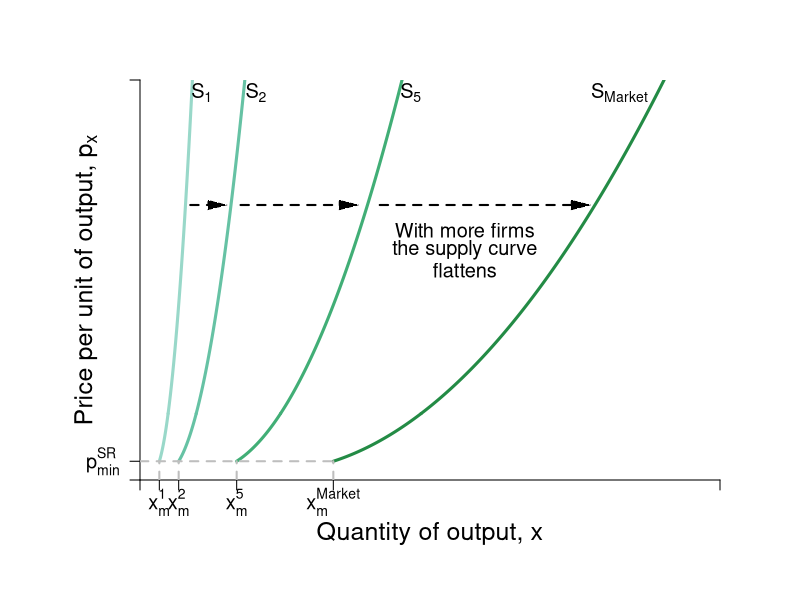

This figure's R source:
#Graph Designer: Simon Halliday
#Authors: Bowles, Foley and Halliday
#Title: Coordination, Conflict and Competition: A Text in Microeconomics

require(shape)
pdf(file = "firmmarketsupply/supply_upward_market_cube.pdf", width = 9, height = 7)

#Set parameters for graphics
axislabelsize <- 1.5
labelsize <- 1.2
graphlinewidth <- 3
segmentlinewidth <- 2

COL <- c("#7fc97f", "#beaed4", "#fdc086", "#ffff99", "#386cb0", "#f0027f", "#bf5b17", "#666666")
COLA <- c("#e0f3db", "#99d8c9","#66c2a4","#41ae76", "#238b45", "#005824")
COLB <- c("#c6dbef", "#4eb3d3", "#2b8cbe", "#0868ac","#084081")

#Edited the margins to cater for the larger LHS labels
par(mar =  c(6, 7, 4, 4))

AvgRevenue <- function(x, rmax = 12, xmax = 12){
  rmax - (rmax/xmax)*x
}

MRevenue <- function(x, rmax = 12, xmax = 12){
  rmax - 2*(rmax/xmax)*x
}

Cost <- function(x, c0 = 6, c1 = 2, c2 = -0.5, c3 = 0.3){
  c0 + c1*x + c2*x^2 + c3*x^3 
}

AvgCost <- function(x, c0 = 6, c1 = 2, c2 = -1, c3 = 0.2){
  c0/x + c1 + c2*x + c3*x^2
}

AvgVarCost <- function(x, c0 = 6, c1 = 2, c2 = -1, c3 = 0.2){
  c1 + c2*x + c3*x^2
}

MCost <- function(x, c1 = 2, c2 = -1, c3 = 0.2){
  c1 + 2*c2*x + 3*c3*x^2
}

TwoFirmMCost <- function(x, c1 = 2, c2 = -1/2, c3 = 0.2/4){
  c1 + 2*c2*x + 3*c3*x^2
}

FiveFirmMCost <- function(x, c1 = 2, c2 = -1/5, c3 = 0.2/25){
  c1 + 2*c2*x + 3*c3*x^2
}

MarketMCost <- function(x, c1 = 2, c2 = -1/10, c3 = 0.2/100){
  c1 + 2*c2*x + 3*c3*x^2
}

xlims <- c(0, 75)
ylims <- c(0, 16)

npts <- 501 

plot(0, 0, xlim = xlims, ylim = ylims, type = "n",
     xlab = expression(paste("")),
     ylab = expression(paste("")), 
     xaxt = "n", 
     yaxt = "n", 
     cex.lab = axislabelsize, 
     bty = "n",
     xaxs="i", 
     yaxs="i")

# ticksy <- seq(from = ylims[1], to = ylims[2], by = 1)
# ylabels <- seq(from = ylims[1], to = ylims[2], by = 1)
# ticksx <- seq(from = xlims[1], to = xlims[2], by = 1)
# xlabels <- seq(from = xlims[1], to = xlims[2], by = 1)
ticksy <- c(0, MCost(x = 2.5), ylims[2])
ylabels <- c(NA,  expression(paste(p[min]^{SR})), NA)
ticksx <- c(0, 2.5, 2.5*2, 2.5*5, 2.5*10, xlims[2])
xlabels <- c(NA, expression(paste(x[m]^{1})),  expression(paste(x[m]^{2})),  expression(paste(x[m]^{5})), expression(paste(x[m]^{Market})), NA)

axis(1, at = ticksx, pos = 0, labels = xlabels, cex.axis = labelsize)
axis(2, at = ticksy, pos = 0, labels = ylabels, las = 1, cex.axis = labelsize)

npts <- 500 
xx1 <- seq(xlims[1], xlims[2], length.out = npts)
xx2 <- seq(5/2, 3.63514, length.out = npts)
xx3 <- seq(3.63514, xlims[2], length.out = npts)
xx4 <- seq(3.63514*2, xlims[2], length.out = npts)
xx5 <- seq(3.63514*5, xlims[2], length.out = npts)
xx6 <- seq(3.63514*10, xlims[2], length.out = npts)


xx7 <- seq(2.5, 3.63514, length.out = npts)
xx8 <- seq(2.5*2, 3.63514*2, length.out = npts)
xx9 <- seq(2.5*5, 3.63514*5, length.out = npts)
xx10 <- seq(2.5*10, 3.63514*10, length.out = npts)


#lines(xx1, AvgCost(xx1), col = COLA[6], lwd = graphlinewidth)
#lines(xx1, AvgVarCost(xx1), col = COLA[5], lwd = graphlinewidth)
lines(xx3, MCost(xx3), col = COLA[2], lwd = graphlinewidth)
lines(xx4, TwoFirmMCost(xx4), col = COLA[3], lwd = graphlinewidth)
lines(xx5, FiveFirmMCost(xx5), col = COLA[4], lwd = graphlinewidth)
lines(xx6, MarketMCost(xx6), col = COLA[5], lwd = graphlinewidth)
lines(xx7, MCost(xx7), col = COLA[2], lwd = graphlinewidth)
lines(xx8, TwoFirmMCost(xx8), col = COLA[3], lwd = graphlinewidth)
lines(xx9, FiveFirmMCost(xx9), col = COLA[4], lwd = graphlinewidth)
lines(xx10, MarketMCost(xx10), col = COLA[5], lwd = graphlinewidth)

#Label the axes
mtext(expression(paste("Quantity of output, ", x)), side = 1, line = 2.5, cex = axislabelsize)
text(-7, 0.5*ylims[2], expression(paste("Price per unit of output, ", p[x])), xpd = TRUE, cex = axislabelsize, srt = 90) 

#Label curves
# text(6.1, 4.9, expression(paste(ac(x))), cex = labelsize)
# text(7.5, 4.9, expression(paste(avc(x))), cex = labelsize)
text(8, 15.5, expression(paste(S[1])), cex = labelsize)
text(15, 15.5, expression(paste(S[2])), cex = labelsize)
text(35, 15.5, expression(paste(S[5])), cex = labelsize)
text(62, 15.5, expression(paste(S[Market])), cex = labelsize)

#text(9, 8.5, expression(paste("curve for")), cex = labelsize)
#text(9, 9, expression(paste("1 firm")), cex = labelsize)

#text(8, 8, expression(paste(mc(x))), cex = labelsize)


text(42, 10, expression(paste("With more firms")), cex = labelsize)
text(42, 9.2, expression(paste("the supply curve")), cex = labelsize)
text(42, 8.4, expression(paste("flattens")), cex = labelsize)
Arrows(6.5 ,11, 10, 11, col = "black", code = 2, lty = 2, lwd = 2, arr.type = "triangle", arr.lwd = 0.5)
Arrows(13 ,11, 27, 11, col = "black", code = 2, lty = 2, lwd = 2, arr.type = "triangle", arr.lwd = 0.5)
Arrows(31 ,11, 57, 11, col = "black", code = 2, lty = 2, lwd = 2, arr.type = "triangle", arr.lwd = 0.5)
#Draw segments for total costs
# segments(0, MCost(x = 5/2), 3.63514, MCost(x = 5/2), lty = 2, col = "gray" , lwd = segmentlinewidth)
# segments(5/2, 0, 5/2, MCost(x = 5/2), lty = 2, col = "gray" , lwd = segmentlinewidth)
# 

#segments(0, MarketMCost(x = 3.63514*10), 3.63514*10, MarketMCost(x = 3.63514*10), lty = 2, col = "gray" , lwd = segmentlinewidth)
# segments(3.63514, 0, 3.63514, MCost(x = 3.63514), lty = 2, col = "gray" , lwd = segmentlinewidth)
# segments(3.63514*2, 0, 3.63514*2, TwoFirmMCost(x = 3.63514*2), lty = 2, col = "gray" , lwd = segmentlinewidth)
# segments(3.63514*5, 0, 3.63514*5, FiveFirmMCost(x = 3.63514*5), lty = 2, col = "gray" , lwd = segmentlinewidth)
# segments(36.3514, 0, 36.3514, MarketMCost(x = 36.3514), lty = 2, col = "gray" , lwd = segmentlinewidth)

segments(0, MarketMCost(x = 2.5*10), 2.5*10, MarketMCost(x = 2.5*10), lty = 2, col = "gray" , lwd = segmentlinewidth)
segments(2.5, 0, 2.5, MCost(x = 2.5), lty = 2, col = "gray" , lwd = segmentlinewidth)
segments(2.5*2, 0, 2.5*2, TwoFirmMCost(x = 2.5*2), lty = 2, col = "gray" , lwd = segmentlinewidth)
segments(2.5*5, 0, 2.5*5, FiveFirmMCost(x = 2.5*5), lty = 2, col = "gray" , lwd = segmentlinewidth)
segments(2.5*10, 0, 2.5*10, MarketMCost(x = 2.5*10), lty = 2, col = "gray" , lwd = segmentlinewidth)


#Label Points for comparison
# points(3.63514, MCost(x = 3.63514), pch = 16, col = "black", cex = 1.5)
# text(3.63514 + 1, MCost(x = 3.63514) - 0.65, expression(a), cex = labelsize)
# points(3.63514*2, TwoFirmMCost(x = 3.63514*2), pch = 16, col = "black", cex = 1.5)
# text(3.63514*2 + 1, TwoFirmMCost(x = 3.63514*2) - 0.65, expression(b), cex = labelsize)
# points(3.63514*5, FiveFirmMCost(x = 3.63514*5), pch = 16, col = "black", cex = 1.5)
# text(3.63514*5 + 1, FiveFirmMCost(x = 3.63514*5) - 0.65, expression(c), cex = labelsize)
# points(3.63514*10, MarketMCost(x = 3.63514*10), pch = 16, col = "black", cex = 1.5)
# text(3.63514*10 + 1, MarketMCost(x = 3.63514*10) - 0.65, expression(d), cex = labelsize)

# points(5/2, MCost(x = 5/2), pch = 16, col = "black", cex = 1.5)
# text(5/2 + 0.15, MCost(x = 5/2) - 0.15, expression(b), cex = labelsize)

#Arrow to for sr losses
# text(1.5, 2.22, expression(paste(p[min]^{SR} < p, phantom() < p[min]^{LR})), cex = labelsize)
# text(1.5, 2, expression(paste("short-run losses")), cex = labelsize)
# text(1.5, 1.78, expression(paste("firm supplies x")), cex = labelsize)
# text(1.5, 1.6, expression(paste("in short run")), cex = labelsize)
# text(1.5, 1.38, expression(paste("not long run")), cex = labelsize)
# 



#Arrow to for sr shutdown
# text(5.5, 0.7, expression(paste(p < p[min]^{SR})), cex = labelsize)
# text(5.5, 0.45, expression(paste("unable to cover fixed costs")), cex = labelsize)
# text(5.5, 0.25, expression(paste("firm shuts down")), cex = labelsize)
# Arrows(3.8, 0.1, 3.8, MCost(x = 5/2) - 0.1, col = "black", code = 3, lty = 1, lwd = 2, arr.type = "triangle", arr.lwd = 0.5)


dev.off()
